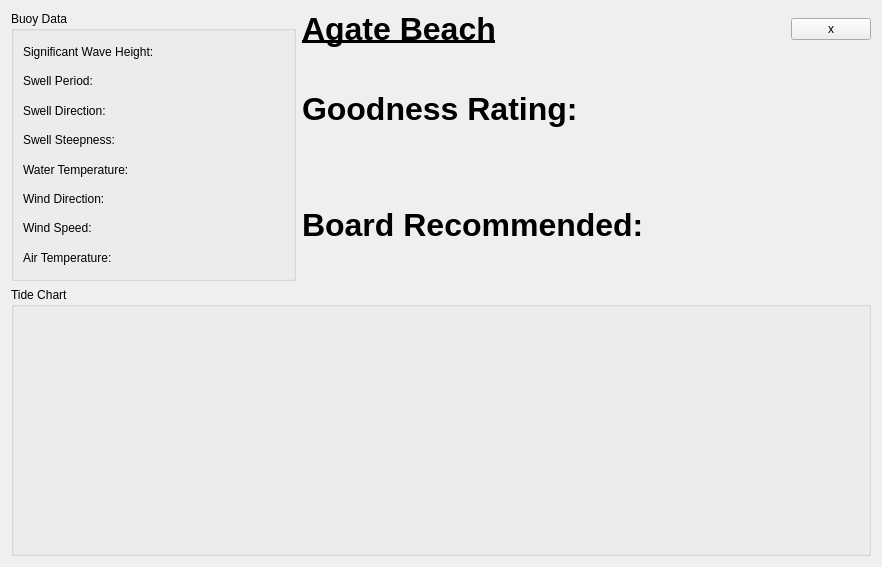
<?xml version="1.0" encoding="UTF-8"?>
<ui version="4.0">
 <class>Form</class>
 <widget class="QWidget" name="Form">
  <property name="geometry">
   <rect>
    <x>0</x>
    <y>0</y>
    <width>882</width>
    <height>567</height>
   </rect>
  </property>
  <property name="sizePolicy">
   <sizepolicy hsizetype="Ignored" vsizetype="Preferred">
    <horstretch>0</horstretch>
    <verstretch>0</verstretch>
   </sizepolicy>
  </property>
  <property name="windowTitle">
   <string>Form</string>
  </property>
  <layout class="QGridLayout" name="gridLayout_2">
   <item row="0" column="0">
    <layout class="QVBoxLayout" name="verticalLayout_3">
     <item>
      <widget class="QGroupBox" name="groupBox">
       <property name="title">
        <string>Buoy Data</string>
       </property>
       <layout class="QVBoxLayout" name="verticalLayout">
        <item>
         <widget class="QLabel" name="label">
          <property name="text">
           <string>Significant Wave Height:</string>
          </property>
         </widget>
        </item>
        <item>
         <widget class="QLabel" name="label_2">
          <property name="text">
           <string>Swell Period:</string>
          </property>
         </widget>
        </item>
        <item>
         <widget class="QLabel" name="label_3">
          <property name="text">
           <string>Swell Direction: </string>
          </property>
         </widget>
        </item>
        <item>
         <widget class="QLabel" name="label_10">
          <property name="text">
           <string>Swell Steepness:</string>
          </property>
         </widget>
        </item>
        <item>
         <widget class="QLabel" name="label_7">
          <property name="text">
           <string>Water Temperature:</string>
          </property>
         </widget>
        </item>
        <item>
         <widget class="QLabel" name="label_4">
          <property name="text">
           <string>Wind Direction:</string>
          </property>
         </widget>
        </item>
        <item>
         <widget class="QLabel" name="label_5">
          <property name="text">
           <string>Wind Speed:</string>
          </property>
         </widget>
        </item>
        <item>
         <widget class="QLabel" name="label_6">
          <property name="text">
           <string>Air Temperature:</string>
          </property>
         </widget>
        </item>
       </layout>
      </widget>
     </item>
    </layout>
   </item>
   <item row="1" column="0" colspan="3">
    <widget class="QGroupBox" name="groupBox_2">
     <property name="title">
      <string>Tide Chart</string>
     </property>
    </widget>
   </item>
   <item row="0" column="1" colspan="2">
    <layout class="QGridLayout" name="gridLayout">
     <item row="0" column="0">
      <widget class="QLabel" name="Title">
       <property name="text">
        <string>&lt;html&gt;&lt;head/&gt;&lt;body&gt;&lt;p&gt;&lt;span style=&quot; font-size:24pt; font-weight:700; text-decoration: underline;&quot;&gt;Agate Beach&lt;/span&gt;&lt;/p&gt;&lt;/body&gt;&lt;/html&gt;</string>
       </property>
      </widget>
     </item>
     <item row="0" column="1">
      <widget class="QPushButton" name="Close">
       <property name="sizePolicy">
        <sizepolicy hsizetype="Fixed" vsizetype="Fixed">
         <horstretch>0</horstretch>
         <verstretch>0</verstretch>
        </sizepolicy>
       </property>
       <property name="text">
        <string>x</string>
       </property>
      </widget>
     </item>
     <item row="1" column="0">
      <widget class="QLabel" name="GoodnessRating">
       <property name="text">
        <string>&lt;html&gt;&lt;head/&gt;&lt;body&gt;&lt;p&gt;&lt;span style=&quot; font-size:24pt; font-weight:700;&quot;&gt;Goodness Rating: &lt;/span&gt;&lt;/p&gt;&lt;/body&gt;&lt;/html&gt;</string>
       </property>
      </widget>
     </item>
     <item row="2" column="0">
      <widget class="QLabel" name="BoardRec">
       <property name="text">
        <string>&lt;html&gt;&lt;head/&gt;&lt;body&gt;&lt;p&gt;&lt;span style=&quot; font-size:24pt; font-weight:700;&quot;&gt;Board Recommended: &lt;/span&gt;&lt;/p&gt;&lt;/body&gt;&lt;/html&gt;</string>
       </property>
      </widget>
     </item>
    </layout>
   </item>
  </layout>
 </widget>
 <resources/>
 <connections/>
</ui>
